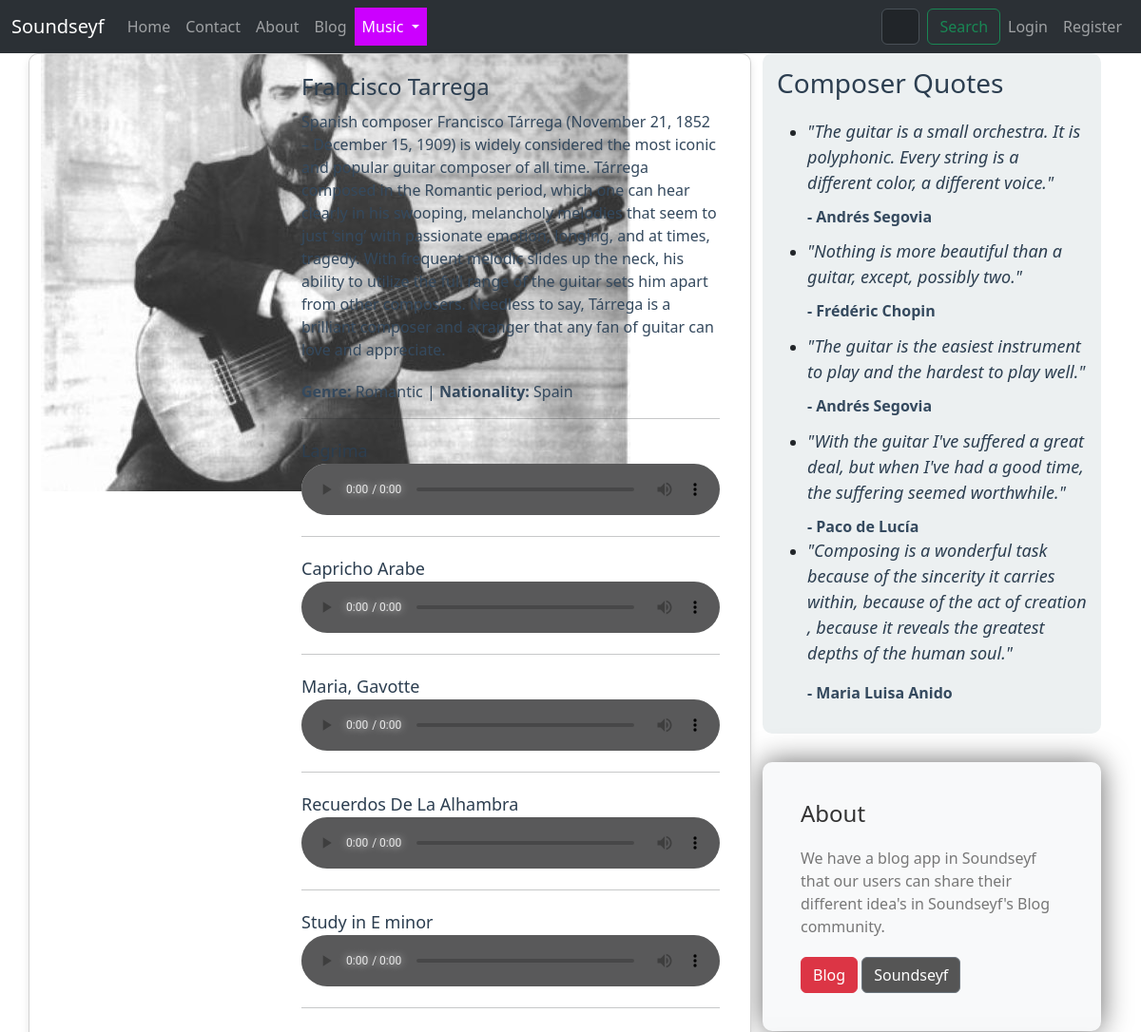
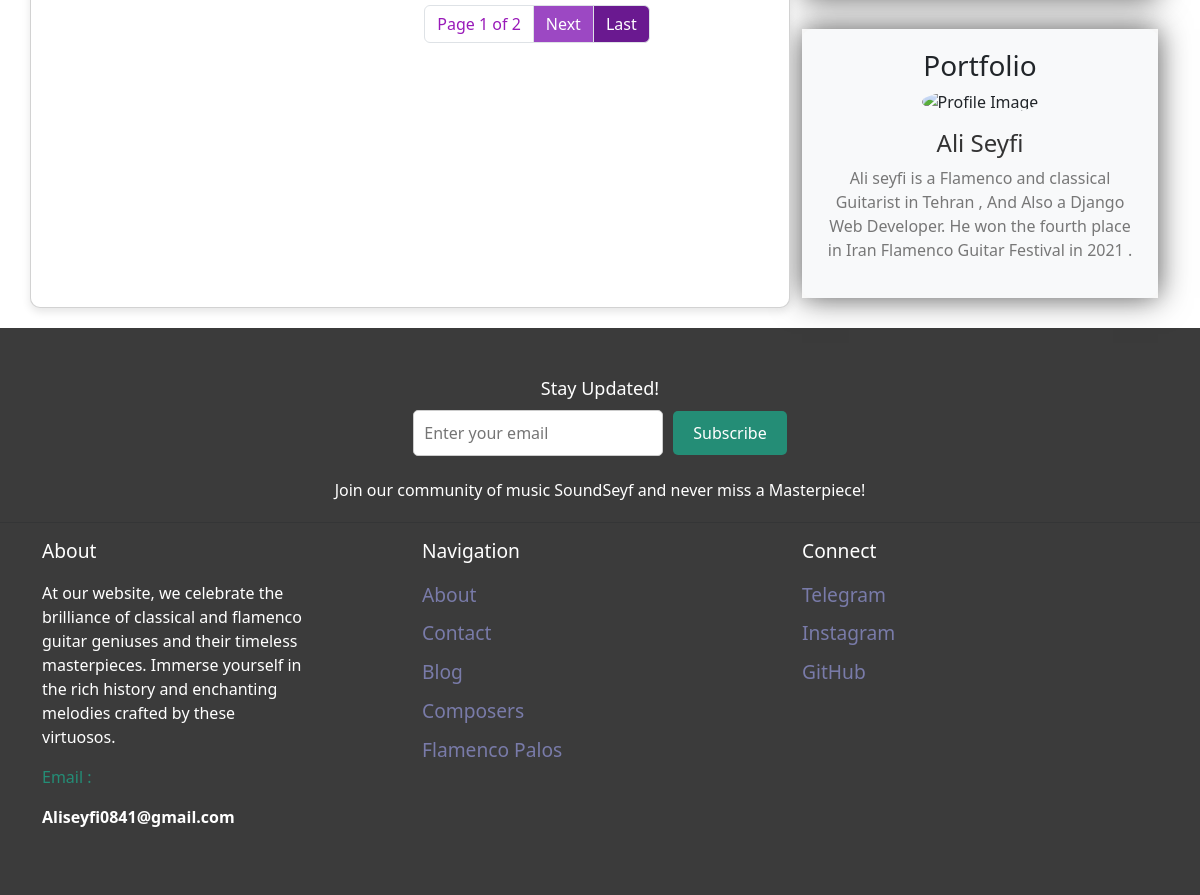
The app's page /music/pieces/1 with its own data (2 pictures, top to bottom).
### music/models.py (models this page shows, shortened)
class Composer(models.Model):
    name = models.CharField(max_length=255,null=True,blank=True)
    biography = models.TextField(null=True, blank=True)
    image = models.ImageField(upload_to="Composers/" , default="default.jpg")
    genre = models.CharField(max_length=255,null=True,blank=True)
    nationality = models.CharField(blank=True,null=True,max_length=255)

class MasterPiece(models.Model):
    composer = models.ForeignKey(Composer , on_delete=models.CASCADE,null=True)
    song_id = models.AutoField(primary_key=True)
    name = models.CharField(max_length=255)
    tags = TaggableManager()
    song = models.FileField(upload_to="songs/")

### music/views.py (the view)
# urls.py: path('pieces/<int:cid>' , ComposerPieces , name="pieces"),
def ComposerPieces(request,cid):
    all_composers = Composer.objects.all()
    current_composer = get_object_or_404(all_composers , pk = cid)
    pieces = MasterPiece.objects.filter(composer = cid)
    p = Paginator(pieces,5)
    try:
        page_number = request.GET.get('page')
        pieces = p.get_page(page_number)
    except EmptyPage:
        pieces = pieces.get_page(1)
    except PageNotAnInteger:
        pieces = pieces.get_page(1)
    context = {"composer" : current_composer , "pieces" : pieces }
    return render (request,'music/masterpieces.html',context)

### templates/music/masterpieces.html (shortened to what this page needs)
{% extends 'base.html' %}
{% load static %}
{% load thumbnail %}
{% block content %}
<div class="container">
  <div class="row">
    <div class="col-md-8 card">
      <div class="row g-0">
        <div class="col-md-4">
          <div class="composer-image">
            {% thumbnail composer.image "300x300" crop="center" as im %}
            <img src="{{ im.url }}" alt="{{ composer.name }}">
            {% endthumbnail %}
          </div>
        </div>
        <div class="col-md-8 composer-details" style="padding-left: 4%;">
          <a style="text-decoration: none;" href="{% url 'music:pieces' cid=composer.id %}">
            <h2 class="composer-name">{{ composer.name }}</h2>
          </a>
          <p class="composer-bio">{{ composer.biography }}</p>
          <p class="genre-nationality"><strong>Genre:</strong> {{ composer.genre }} | <strong>Nationality:</strong> {{ composer.nationality }}</p>
          <hr>
          {% for piece in pieces %}
          <div class="piece-name">{{ piece.name }}</div>
          <div class="audio-player">
            <audio controls>
              <source src="/media/{{ piece.song }}" type="audio/mp3">
            </audio>
          </div>
          <hr>
          {% endfor %}
          <nav aria-label="Pagination">
            <ul class="pagination justify-content-center">
              <li class="page-item disabled">
                <a style="background-color:#ffffff; color: #991ab9;" class="page-link" href="#">Page {{ pieces.number }}
                  of {{ pieces.paginator.num_pages }}</a>
              </li>
              {% if pieces.has_next %}
              <li class="page-item">
                <a style="background-color:#9c48c3; color: #ffffff;" class="page-link"
                  href="?page={{ pieces.next_page_number }}">Next</a>
              </li>
              <li class="page-item">
                <a style="background-color:#6a1990; color: #ffffff;" class="page-link"
                  href="?page={{ pieces.paginator.num_pages }}">Last</a>
              </li>
              {% endif %}
            </ul>
          </nav>
        </div>
      </div>
    </div>
    <div class="col-md-4">
      <div class="quote-card">
        <h3 class="sidebar-title">Composer Quotes</h3>
        <ul class="quote-list">
          <li>
            <div class="quote-text">"The guitar is a small orchestra. It is polyphonic. Every string is a different
              color, a different voice."</div>
            <div class="quote-author">- Andrés Segovia</div>
          </li>
          <li style="padding-top: 4%;">
            <div class="quote-text">"Nothing is more beautiful than a guitar, except, possibly two."</div>
            <div class="quote-author">- Frédéric Chopin</div>
          </li>
          <li style="padding-top: 4%;">
            <div class="quote-text">"The guitar is the easiest instrument to play and the hardest to play well."</div>
            <div class="quote-author">- Andrés Segovia</div>
          </li>
          <li style="padding-top: 4%;">
            <div class="quote-text">"With the guitar I've suffered a great deal, but when I've had a good time, the
              suffering seemed worthwhile."</div>
            <div class="quote-author">- Paco de Lucía</div>
          </li>
          <li>
            <p class="quote-text">"Composing is a wonderful task because of the sincerity it carries within, because of
              the act of creation , because it reveals the greatest depths of the human soul."</p>
            <p class="quote-author">- Maria Luisa Anido</p>
          </li>
        </ul>
      </div>
      <div class="about-section" style="box-shadow: 0 0 30px rgba(0, 0, 0, 0.6);">
        <h3 class="about-header">About</h3>
        <p class="about-text">We have a blog app in Soundseyf that our users can share their different idea's in
          Soundseyf's Blog community.</p>
        <a href="{% url 'blog:blog-home' %}" class="btn btn-danger visit-website-button">Blog</a>
        <a href="{% url 'website:about' %}" class="btn btn-secondary visit-website-button"
          style="background-color: #555;">Soundseyf</a>
      </div>
      <div style="box-shadow: 0 0 30px rgba(0, 0, 0, 0.6);" class="portfolio-section">
        <div class="portfolio-item">
          <h3>Portfolio</h3>
          <img src="{% static 'images/Ali.png' %}" alt="Profile Image" class="profile-image">
          <h4>Ali Seyfi</h4>
          <p>Ali seyfi is a Flamenco and classical Guitarist in Tehran , And Also a Django Web Developer. He won the
            fourth place in Iran Flamenco Guitar Festival in 2021 .</p>
        </div>
      </div>
    </div>
  </div>
</div>
{% endblock %}

### templates/music/masterpieces.html (style rules this page uses)
.card { box-shadow: 0 4px 8px rgba(0, 0, 0, 0.1); border-radius: 10px; margin-bottom: 20px; }
.composer-image { border-radius: 10px 0 0 10px; max-height: 300px; object-fit: cover; }
.composer-details { padding: 20px; }
.composer-name { font-size: 24px; color: #2c3e50; margin-bottom: 10px; }
.composer-bio { color: #34495e; margin-bottom: 20px; }
.genre-nationality { color: #34495e; margin-bottom: 10px; }
.piece-name { margin-top: 20px; font-size: 18px; color: #2c3e50; }
.pagination { justify-content: center; margin-top: 30px; }
.quote-card { background-color: #ecf0f1; border-radius: 10px; margin-bottom: 20px; padding: 15px; }
.quote-text { font-size: 18px; font-style: italic; color: #2c3e50; }
.quote-author { margin-top: 10px; font-weight: bold; color: #34495e; }
.sidebar-title { color: #2c3e50; margin-bottom: 20px; }
.audio-player { width: 100%; }
.audio-player audio { width: 100%; }
.about-section { background-color: #f8f9fa; padding: 40px; border-radius: 10px; margin-top: 30px; }
.about-header { font-size: 1.5rem; color: #333; margin-bottom: 20px; }
.about-text { font-size: 1rem; color: #777; margin-bottom: 20px; }
.portfolio-section { margin-top: 30px; }
.portfolio-item { margin-bottom: 30px; padding: 20px; background-color: #f8f9fa; border-radius: 10px; box-shadow: 0 0 20px rgba(0, 0, 0, 0.1); text-align: center; }
.profile-image { width: 200px; height: 200px; border-radius: 50%; margin: 0 auto 15px; object-fit: cover; }
.portfolio-item h4 { font-size: 1.5rem; color: #333; }
.portfolio-item p { font-size: 1rem; color: #777; }

### records on screen
Composer: name "Francisco Tarrega", biography "Spanish composer Francisco Tárrega (November 21, 1852 – December 15, 1909) is widely considered the most iconic and popular guitar composer of all time. Tárrega composed in the Romantic period, which one can hear clearly in his swooping, melancholy melodies that seem to just ‘sing’ with passionate emotion, longing, and at times, tragedy. With frequent melodic slides up the neck, his ability to utilize the full range of the guitar sets him apart from other composers. Needless to say, Tárrega is a brilliant composer and arranger that any fan of guitar can love and appreciate.", genre "Romantic", nationality "Spain"
MasterPiece: name "Lagrima"
MasterPiece: name "Capricho Arabe"
MasterPiece: name "Maria, Gavotte"
MasterPiece: name "Recuerdos De La Alhambra"
MasterPiece: name "Study in E minor"

### other values on screen
{{ pieces.number }} "1"
{{ pieces.paginator.num_pages }} "2"
